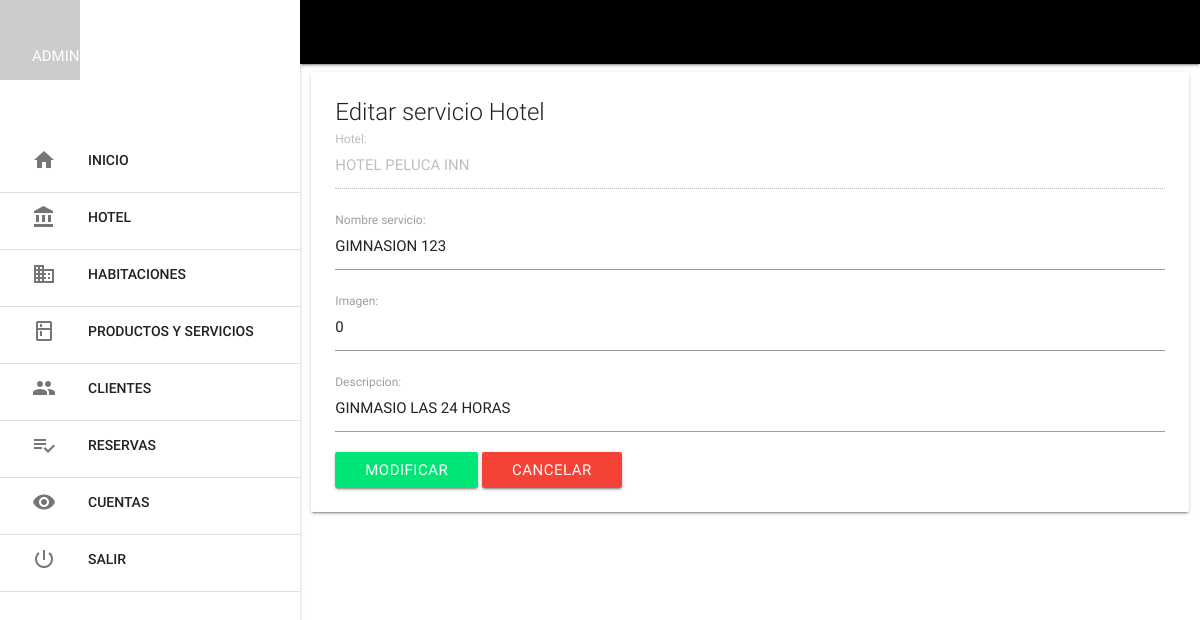
/mlt_hotel/mlt_hotel_servicios_admin_ver.php?id=4 (signed in), run on the app's committed database.
### tables this page shows
CREATE TABLE IF NOT EXISTS `mlt_hotel_servicios` (
  `seh_id` int(11) NOT NULL AUTO_INCREMENT,
  `hot_id` int(11) DEFAULT NULL,
  `seh_nombre` varchar(80) DEFAULT NULL,
  `seh_imagen` varchar(255) DEFAULT NULL,
  `seh_descripcion` text,
  `seh_estado` tinyint(1) DEFAULT NULL,
  PRIMARY KEY (`seh_id`),
  KEY `hot_id` (`hot_id`),
  CONSTRAINT `mlt_hotel_servicios_ibfk_1` FOREIGN KEY (`hot_id`) REFERENCES `mlt_hotel` (`hot_id`)
);

### mlt_hotel/mlt_hotel_servicios_admin_ver.php (the view, shortened to what this page needs)
<?php include '../extend/header.php';
$seh_id = $con->real_escape_string(htmlentities($_GET['id']));
$sel = $con->query("SELECT mlt_hotel_servicios.seh_id, mlt_hotel_servicios.hot_id, (select mlt_hotel.hot_nombre from mlt_hotel where hot_id = mlt_hotel_servicios.hot_id) as NombreHotel, mlt_hotel_servicios.seh_nombre, mlt_hotel_servicios.seh_imagen, mlt_hotel_servicios.seh_descripcion, mlt_hotel_servicios.seh_estado FROM mlt_hotel_servicios WHERE seh_id = $seh_id");
	while($f = $sel->fetch_assoc()){
?>
<div class="row">
	<div class="col s12">
		<div class="card">
			<div class="card-content">
				<span class="card-title">Editar servicio Hotel</span>
				<form class="form" action="controller_mlt_hotel_servicios.php?op=modificar_mlt_hotel_servicios&id=<?php echo $seh_id; ?>" method="post" enctype="multipart/form-data">
					<div class="input-field">
						<input type="text" name="hot_id" required autofocus
						id="hot_id" onblur="may(this.value, this.id)" value="<?php echo $f['NombreHotel']; ?>" disabled>
						<label for="hot_id">Hotel:</label>
					</div>
					<div class="input-field">
						<input type="text" name="seh_nombre" required
						id="seh_nombre" value="<?php echo $f['seh_nombre']; ?>">
						<label for="seh_nombre">Nombre servicio:</label>
					</div>
					<div class="input-field">
						<input type="text" name="seh_imagen" required
						id="seh_imagen" value="<?php echo $f['seh_imagen']; ?>">
						<label for="seh_imagen">Imagen:</label>
					</div>
					<div class="input-field">
						<input type="text" name="seh_descripcion" required
						id="seh_descripcion" value="<?php echo $f['seh_descripcion']; ?>">
						<label for="seh_descripcion">Descripcion:</label>
					</div>
					<button type="submit" class="btn green accent-3" id="btn_guardar">Modificar</button>
					<?php }?>
					<a href="mlt_hotel_admin_inicio.php" class="btn red ">Cancelar</a>
				</form>
			</div>
		</div>
	</div>
</div>
<?php include '../extend/scripts.php'; ?>
</body>
</html>

### data on the page
mlt_hotel_servicios: hot_id "HOTEL PELUCA INN", seh_nombre "GIMNASION 123", seh_imagen "0", seh_descripcion "GINMASIO LAS 24 HORAS"

### other printed values
$_SESSION['nombre'] "ADMINISTRADOR"
